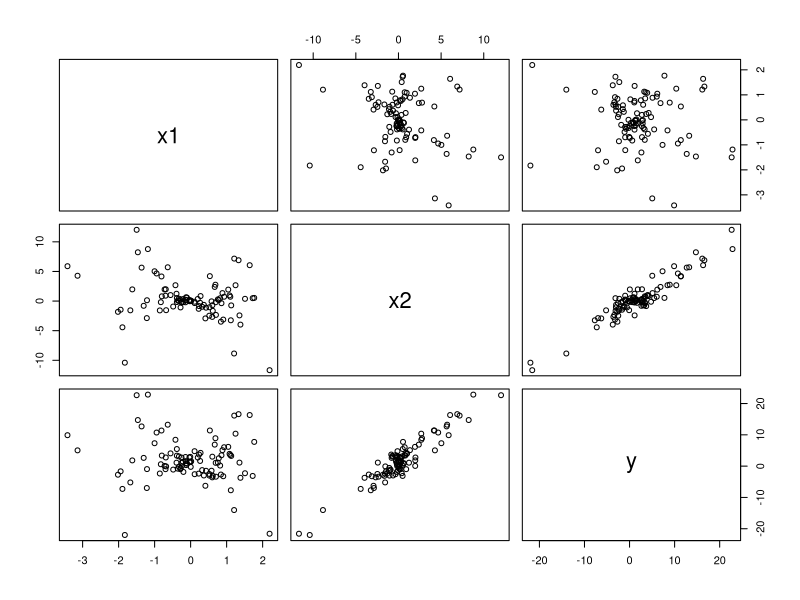

Here is the R script that generated this plot:
library(glmnet)

x1 <- rnorm(100)
x2 <- rnorm(100, mean = -1, sd = 3)*x1
y <- 1 + x1 + 2*x2 + rnorm(100, sd = 2)
data <- data.frame(x1 = x1, x2 = x2, y = y)
pairs(data)

simple_lm <- lm(y ~ x1 + x2)
coefficients(simple_lm)

X = matrix(NA, ncol = 2, nrow = 100)
X[, 1] <- data$x1
X[, 2] <- data$x2
penalized_lm <- glmnet(x = X, y)
cv <- cv.glmnet(x = X, y = y)
